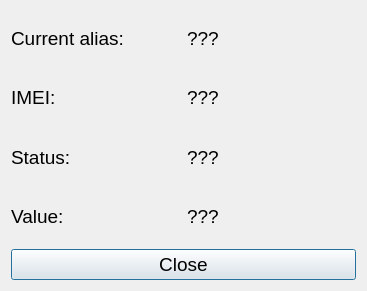
<?xml version="1.0" encoding="UTF-8"?>
<ui version="4.0">
 <class>DetailsDialog</class>
 <widget class="QDialog" name="DetailsDialog">
  <property name="geometry">
   <rect>
    <x>0</x>
    <y>0</y>
    <width>367</width>
    <height>291</height>
   </rect>
  </property>
  <property name="font">
   <font>
    <family>Arial</family>
    <pointsize>14</pointsize>
   </font>
  </property>
  <property name="windowTitle">
   <string>DetailsDialog</string>
  </property>
  <layout class="QVBoxLayout" name="verticalLayout">
   <item>
    <layout class="QHBoxLayout" name="horizontalLayout">
     <item>
      <widget class="QLabel" name="CurrentAliasTooltip">
       <property name="text">
        <string>Current alias:</string>
       </property>
       <property name="alignment">
        <set>Qt::AlignLeading|Qt::AlignLeft|Qt::AlignVCenter</set>
       </property>
      </widget>
     </item>
     <item>
      <widget class="QLabel" name="CurrentAliasLabel">
       <property name="text">
        <string>???</string>
       </property>
      </widget>
     </item>
    </layout>
   </item>
   <item>
    <layout class="QHBoxLayout" name="horizontalLayout_2">
     <item>
      <widget class="QLabel" name="IMEITooltip">
       <property name="text">
        <string>IMEI:</string>
       </property>
       <property name="alignment">
        <set>Qt::AlignLeading|Qt::AlignLeft|Qt::AlignVCenter</set>
       </property>
      </widget>
     </item>
     <item>
      <widget class="QLabel" name="IMEILabel">
       <property name="text">
        <string>???</string>
       </property>
      </widget>
     </item>
    </layout>
   </item>
   <item>
    <layout class="QHBoxLayout" name="horizontalLayout_3">
     <item>
      <widget class="QLabel" name="StatusTooltip">
       <property name="text">
        <string>Status:</string>
       </property>
       <property name="alignment">
        <set>Qt::AlignLeading|Qt::AlignLeft|Qt::AlignVCenter</set>
       </property>
      </widget>
     </item>
     <item>
      <widget class="QLabel" name="StatusLabel">
       <property name="text">
        <string>???</string>
       </property>
      </widget>
     </item>
    </layout>
   </item>
   <item>
    <layout class="QHBoxLayout" name="horizontalLayout_5">
     <item>
      <widget class="QLabel" name="ValueTooltip">
       <property name="text">
        <string>Value:</string>
       </property>
       <property name="alignment">
        <set>Qt::AlignLeading|Qt::AlignLeft|Qt::AlignVCenter</set>
       </property>
      </widget>
     </item>
     <item>
      <widget class="QLabel" name="ValueLabel">
       <property name="text">
        <string>???</string>
       </property>
      </widget>
     </item>
    </layout>
   </item>
   <item>
    <layout class="QHBoxLayout" name="horizontalLayout_4">
     <item>
      <widget class="QPushButton" name="CloseButton">
       <property name="text">
        <string>Close</string>
       </property>
      </widget>
     </item>
    </layout>
   </item>
  </layout>
 </widget>
 <resources/>
 <connections/>
</ui>
